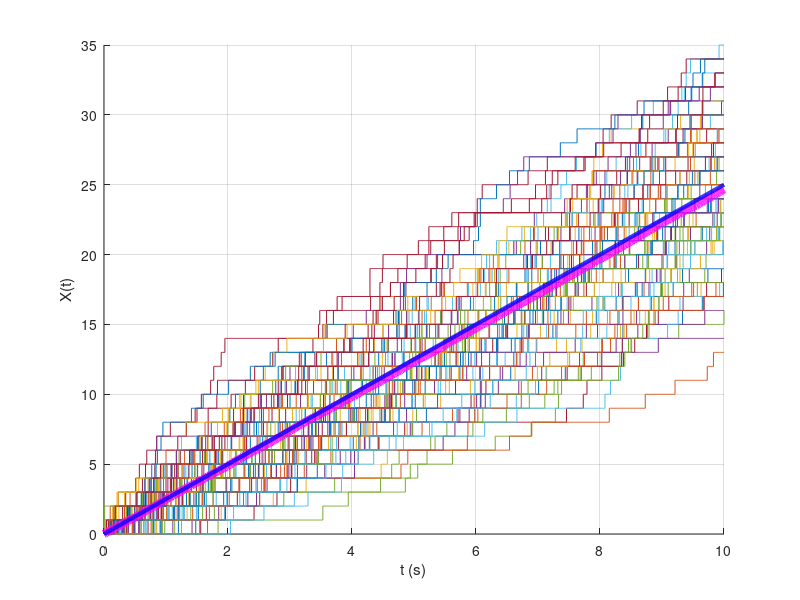

This figure's MATLAB source:
% Avaliação 07 - PRE - 2024.2 - Wagner Santos - Questão 3

clear all; close all; clc;

% Parâmetros
N = 1000;  % Número de realizações
dt = 0.01; t = 0 : dt : 10;  % Vetor de tempo
Nt = length(t);

lambda1 = 1.5;  % Taxa do processo X1
lambda2 = 1.0;  % Taxa do processo X2
lambda = lambda1 + lambda2;  % Taxa total do processo X(t)

% Simulação do processo Poisson combinado X(t)
X = zeros(N, Nt);
for i = 1 : N
  T = 0;
  while T < t(end)
    DELTA = rande() / lambda;
    T += DELTA;
    X(i, :) += t > T;
  end
end

% (a) Determine e esboce a função média do processo estocástico 𝑋(𝑡).
muX_teo = lambda * t;  % Teórico
muX_sim = mean(X);     % Simulado

figure; hold on; grid on;
for i = 1 : 100
  stairs(t, X(i, :));
end
plot(t, muX_sim, 'm', 'LineWidth', 6);
plot(t, muX_teo, 'b', 'LineWidth', 3);
xlabel('t (s)'); ylabel('X(t)');

%(b) Determine a probabilidade de ocorrer pelo menos três eventos
%entre 4 e 5 s, dado que ocorreram exatamente dois eventos entre 2 e 3 s.

t1 = 4; t2 = 5; t3 = 2; t4 = 3;  % Intervalos
idx1 = round((t1 - t(1)) / dt) + 1;
idx2 = round((t2 - t(1)) / dt) + 1;
idx3 = round((t3 - t(1)) / dt) + 1;
idx4 = round((t4 - t(1)) / dt) + 1;

X24 = X(:, idx4) - X(:, idx3);  % Eventos entre 2 e 3
X15 = X(:, idx2) - X(:, idx1);  % Eventos entre 4 e 5
P_cond_sim = mean(X15(X24 == 2) >= 3)
P_cond_teo = 1 - exp(-lambda) - lambda * exp(-lambda) - (lambda^2 / 2) * exp(-lambda)

% (c) Determine a probabilidade de que o tempo decorrido entre o
% quinto evento e o sexto evento seja maior que 0,5 s.

ev1 = 5; ev2 = 6;  % Eventos
T5 = zeros(1, N);
T6 = zeros(1, N);
for i = 1 : N
  idx5 = find(X(i, :) >= ev1, 1);
  idx6 = find(X(i, :) >= ev2, 1);
  T5(i) = t(idx5);
  T6(i) = t(idx6);
end
P_gap = mean((T6 - T5) > 0.5)

% d) Determine a matriz covariância do vetor aleatório [𝑋(4) 𝑋(7)] 𝖳 .

tA = 4; tB = 7;  % Instantes de tempo
idxA = round((tA - t(1)) / dt) + 1;
idxB = round((tB - t(1)) / dt) + 1;
X4 = X(:, idxA);
X7 = X(:, idxB);
COV = cov(X4, X7)



